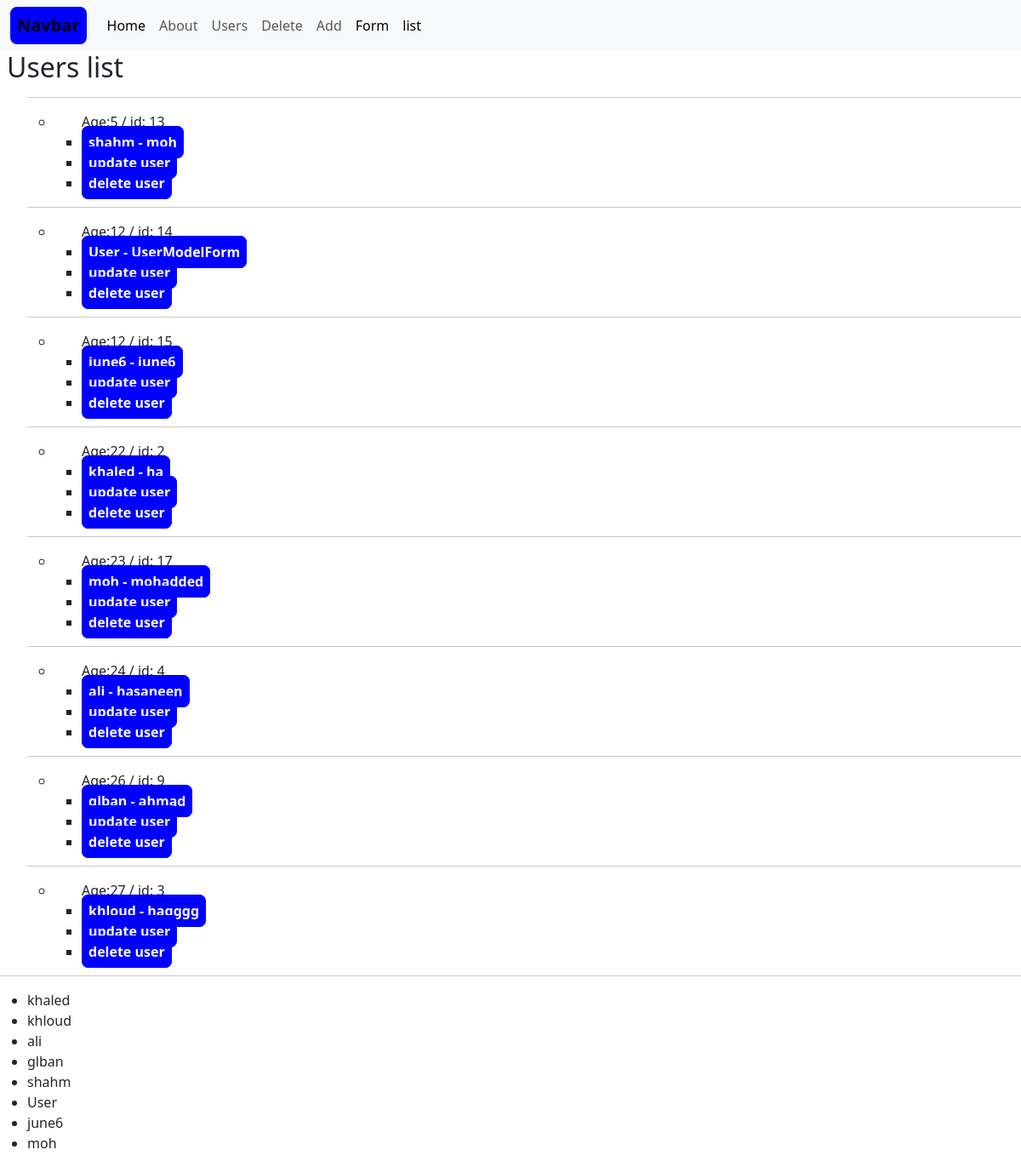
The app's page /app/list with its own data.
### app/models.py (models this page shows, shortened)
class User(models.Model):
    first_name = models.CharField(max_length=100)
    last_name = models.CharField(unique=True)
    age = models.IntegerField()
    number = models.IntegerField(default='0', validators=[
            MinValueValidator(0),
            MaxValueValidator(9999999999)
        ])
    class Meta:
        verbose_name = 'User'
        verbose_name_plural = 'Users_List'
        ordering = ['-age']  # Order by age descending
        unique_together = ('first_name', 'last_name')  # Ensure unique combination of first and last name

### app/views.py (the view)
# urls.py: path('list', views.UserList.as_view(), name='list'),
class UserList (generic.ListView):
    template_name= 'app/usersLists.html'
    model= models.User
    context_object_name= 'users'
    queryset= models.User.objects.all().order_by('age') # order by age
    def get_context_data(self, **kwargs):
        context = super().get_context_data(**kwargs)
        context['orderById'] = models.User.objects.all().order_by('id')
        return context

### app/templates/app/usersLists.html (shortened to what this page needs)
{% extends 'app/layout.html' %}
{% block content %}
<h2 class="px-2">Users list</h2>
<ul>
{% for user in users %}
  <hr />
  <ul>
    <li>
      <ul>
        Age:{{user.age}} / id: {{user.id}}
      <li><a href="{% url 'app:userDetails' user.pk %}">
        {{ user.first_name }} - {{ user.last_name }}
      </a></li>
       <li><a href="{% url 'app:userUpdate' user.pk %}">
        update user
      </a></li>
        <li><a href="{% url 'app:userDelete' user.pk %}">
        delete user
      </a></li>
      </ul>
    </li>
  </ul>
{% endfor %}
</ul>
 <hr/>
  <ul>
    {% for user in orderById  %}
    <li>{{user.first_name}}</li>
    {% endfor %}
  </ul>
{% endblock content %}

### static/css/style.css (style rules this page uses)
a { color: white; padding: 6px; font-weight: bold; line-height: 1.5; text-align: center; align-items: center; text-decoration: none; border-radius: 8px; border: 2px solid blue; background: blue ; }

### records on screen
User: age "5", id "13", first_name "shahm", last_name "moh"
User: age "12", id "14", first_name "User", last_name "UserModelForm"
User: age "12", id "15", first_name "june6", last_name "june6"
User: age "22", id "2", first_name "khaled", last_name "ha"
User: age "23", id "17", first_name "moh", last_name "mohadded"
User: age "24", id "4", first_name "ali", last_name "hasaneen"
User: age "26", id "9", first_name "glban", last_name "ahmad"
User: age "27", id "3", first_name "khloud", last_name "hagggg"
